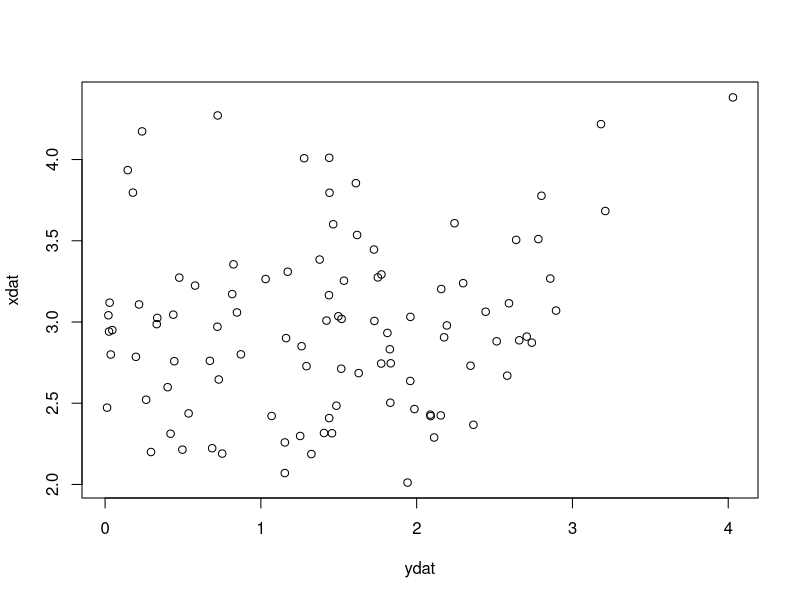
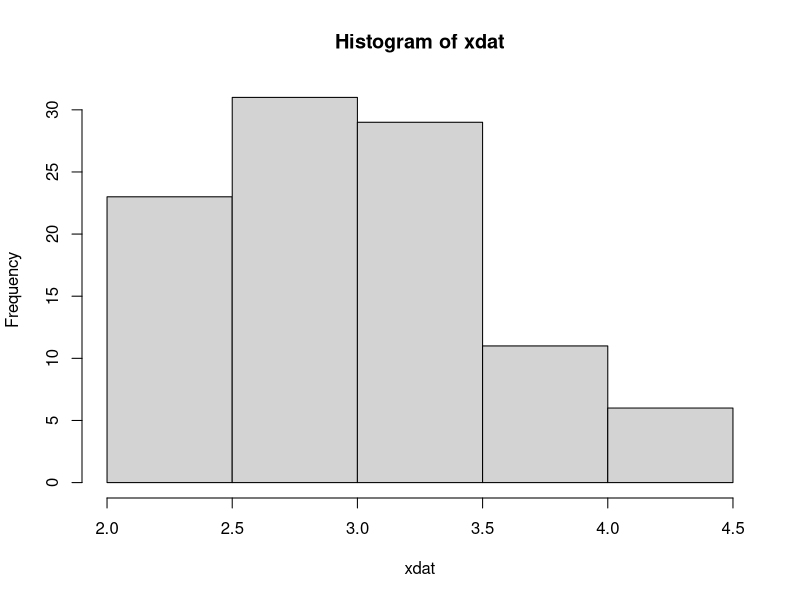
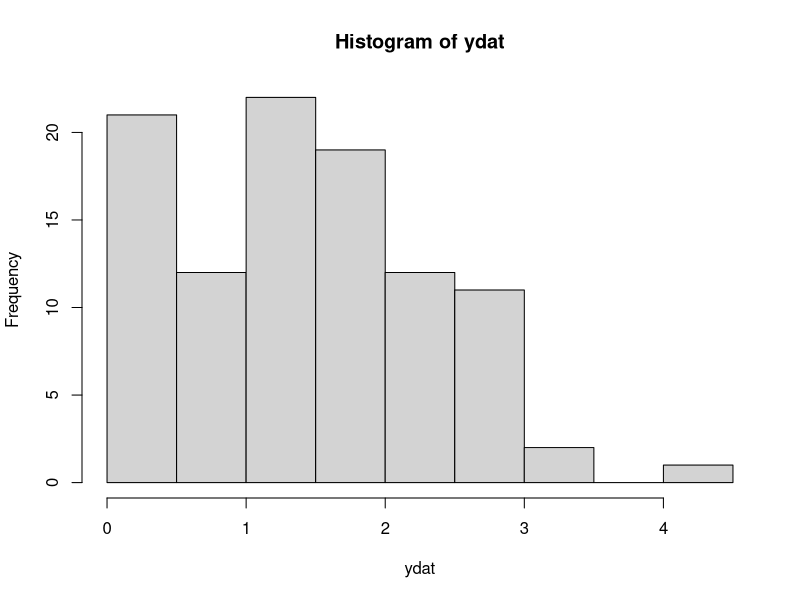

The R script that drew these images, in order:
#######################
### Simple graphics ###
#######################

library(ggplot2)

### simple graphics mainly to practise using github

### simulate data

xdat <- rnorm(100, 3, 0.5)
ydat <- xdat*runif(100)

df <- data.frame(xdat, ydat)

# simple plot
plot(xdat~ydat)
hist(xdat)
hist(ydat)

# ggplot version
p1 <- ggplot(df, aes(x = xdat)) + 
  geom_histogram(aes(y =..density..), colour = 'turquoise', fill = 'white') +
  geom_density(alpha = 0.3, fill = 'lightblue')



